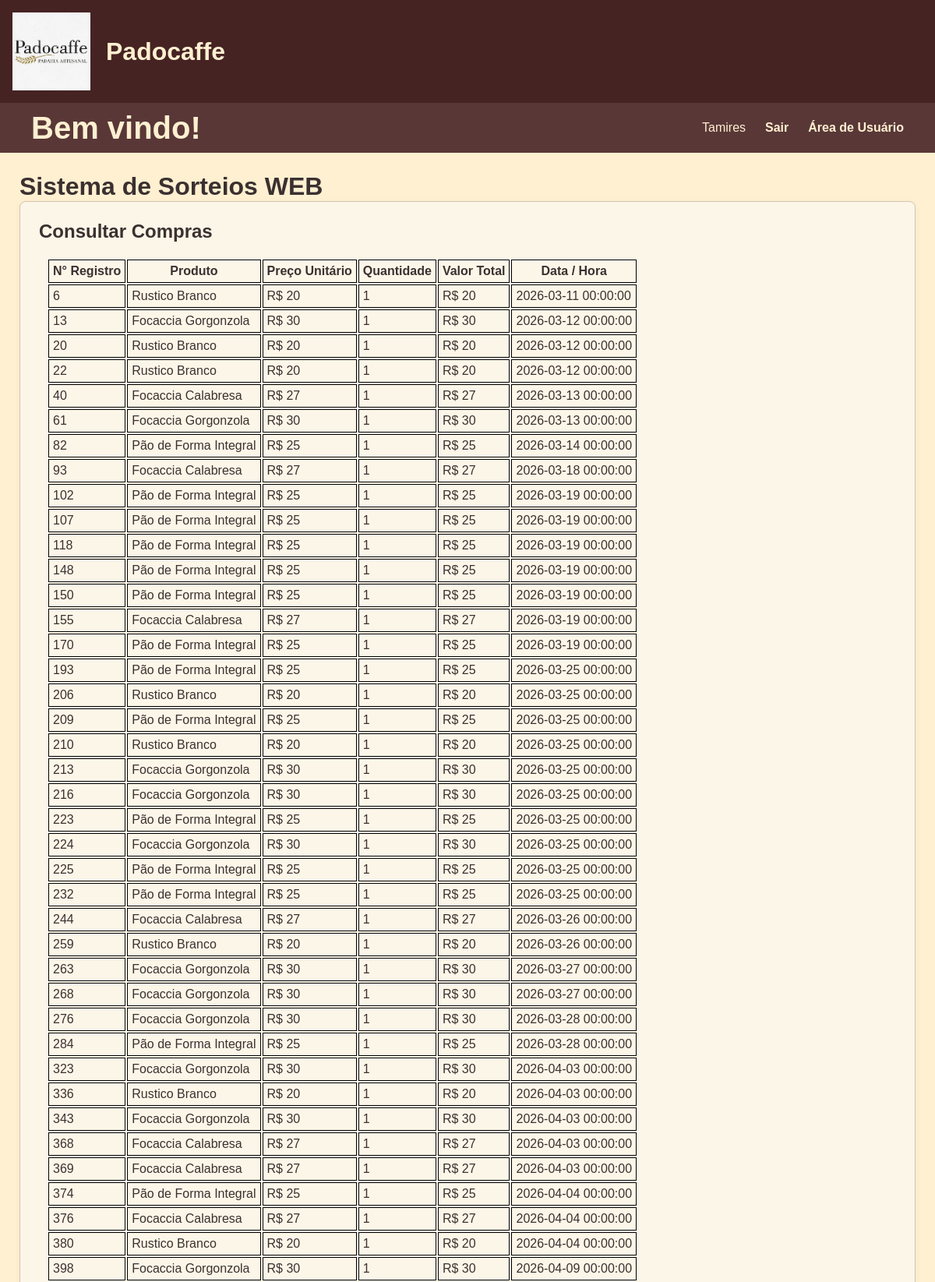
Screenshot of /consultar_compras (signed in, upper part) with the database file from the repository.
### tables this page shows
CREATE TABLE usuario (
  id_usuario INTEGER PRIMARY KEY AUTOINCREMENT,
  username TEXT UNIQUE NOT NULL,
  password TEXT NOT NULL,
  CPF INTEGER NOT NULL,
  celular INTEGER NOT NULL
);

CREATE TABLE venda (
  id_venda INTEGER PRIMARY KEY AUTOINCREMENT,
  data_venda TIMESTAMP NOT NULL,
  id_usuario INTEGER NOT NULL,
  id_produto INTEGER NOT NULL,
  preco_venda DECIMAL(10,2) NOT NULL,
  desconto_unitario DECIMAL(10,2) DEFAULT 0,
  quantidade_vendida INTEGER NOT NULL,
  FOREIGN KEY (id_usuario) REFERENCES usuario(id_usuario),
  FOREIGN KEY (id_produto) REFERENCES produto(id_produto)
);

CREATE TABLE produto (
  id_produto INTEGER PRIMARY KEY AUTOINCREMENT,
  nome TEXT UNIQUE NOT NULL,
  preco_atual DECIMAL(10,2) NOT NULL,
  ativo BOOLEAN DEFAULT 1
);

### flaskr/usuario.py (the view)
@bp.route('/consultar_compras')
@usuario_required
def consultar_compras():
    id_usuario = session["user_id"]
    db = get_db()
    compras = db.execute(
        'SELECT ' +
        ' venda.id_venda AS id_venda, ' +
        ' venda.id_usuario AS id_usuario, ' +
        ' venda.preco_venda AS preco, ' +
        ' venda.quantidade_vendida AS quantidade, ' +
        ' venda.data_venda AS data, ' +
        ' produto.nome AS produto ' +
        ' FROM venda ' +
        ' INNER JOIN produto ON venda.id_produto = produto.id_produto '+
         ' WHERE id_usuario = ?', (id_usuario,)
    ).fetchall()
    if compras:
        return render_template('usuario/consultar_compras.html',compra_encontrada=True,compras=compras)
    else:
        return render_template('usuario/consultar_compras.html',compra_encontrada=False)

### flaskr/auth.py (called while the page is built, shortened)
@bp.before_app_request
def load_logged_in_user():
    user_id = session.get("user_id")
    auth_type = session.get("auth_type")
    if user_id is None:
        g.admin = None
        g.usuario = None
    elif auth_type == "usuario":
        db = get_db()
        g.usuario = db.execute(
            "SELECT id_usuario, username, password FROM usuario WHERE id_usuario = ?",
            (user_id,)
        ).fetchone()
        g.admin = None

def usuario_required(view):
    @functools.wraps(view)
    def wrapped_view(**kwargs):
        if g.usuario is None:
            return redirect(url_for("auth.login_usuario"))
        return view(**kwargs)
    return wrapped_view

### flaskr/db.py (called while the page is built)
def get_db():
    if 'db' not in g:
        g.db = sqlite3.connect(DB_PATH)
        g.db.row_factory = sqlite3.Row
    return g.db

### flaskr/templates/usuario/consultar_compras.html (shortened to what this page needs)
{% extends 'base.html' %}
{% block content %}
    <h2 style="margin-bottom: 20px;">Consultar Compras</h2>
    <div>
        {% if compra_encontrada %}
        <table style="margin: 10px;">
            <tr>
                <th>N° Registro </th>
                <th>Produto </th>
                <th>Preço Unitário</th>
                <th>Quantidade </th>
                <th>Valor Total</th>
                <th>Data / Hora </th>
            </tr>
            {% for compra in compras %}
                <tr>
                    <td>{{compra.id_venda}}</td>
                    <td>{{compra.produto}}</td>
                    <td>R$ {{compra.preco}}</td>
                    <td>{{compra.quantidade}}</td>
                    <td>R$ {{compra.quantidade * compra.preco}}</td>
                    <td>{{compra.data}}</td>
                </tr>
            {% endfor %}
        </table>
        {% else %}
        <p style="margin: 10px;">Você ainda não fez nenhuma compra</p>
        {% endif %}
    </div>
{% endblock %}

### flaskr/templates/base.html (shortened to what this page needs)
<!doctype html>
<html lang="pt-br">
  <head>
    <link rel="stylesheet" href="{{ url_for('static', filename='style.css') }}">
  </head>
  <body>
    <header class="main-header">
        <img src="{{ url_for('static', filename='img/padocaffe imagem.jpeg') }}" alt="Logomarca da Empresa Padocaffe" style="height: 100px;">
        <h1>Padocaffe</h1>
    </header>
    <nav class="navbar">
      <h1>Bem vindo!</h1>
      <ul>
        {% if g.admin %}
            <li><span>{{ g.admin['username'] }}</span></li>
            <li><a class="navbar-item" href="{{ url_for('auth.logout_admin') }}">Sair</a></li>
            <li><a class="navbar-item" href="{{ url_for('admin.index_admin') }}">Área de Administrador</a></li>
        {% else %}
          {% if g.usuario %}
            <li><span>{{ g.usuario['username'] }}</span></li>
            <li><a class="navbar-item" href="{{ url_for('auth.logout_usuario') }}">Sair</a></li>
            <li><a class="navbar-item" href="{{ url_for('usuario.index_usuario') }}">Área de Usuário</a></li>
          {% else %}
            <li><a class="navbar-item" href="{{ url_for('auth.login_admin') }}">Área de Administrador</a></li>
            <li><a class="navbar-item" href="{{ url_for('auth.index') }}">Voltar ao Início</a></li>
          {% endif %}
        {% endif %}
      </ul>
    </nav>
    <main>
      <div style="display: flex; align-items: center; gap: 12px;">
        <h1 style="margin: 0;">Sistema de Sorteios WEB</h1>
      </div>
      <section class="content">
      {% block content %}{% endblock %}
      </section>
    </main>
  </body>
</html>

### flaskr/static/style.css (style rules this page uses)
* { margin: 0; padding: 0; box-sizing: border-box; }
body { background-color: #FFF0D1; color: #3B3030; font-family: Arial, Helvetica, sans-serif; }
a { color: #664343; text-decoration: none; }
.main-header { background-color: #462323; padding: 1rem; display: flex; align-items: center; gap: 20px; color: #FFF0D1; }
.navbar { width: 100%; height: 4rem; background-color: #593737; display: flex; justify-content: space-between; align-items: center; }
.navbar h1 { margin-left: 2.5rem; font-size: 2.5rem; color: #FFF0D1; }
.navbar ul { margin-right: 2.5rem; list-style: none; display: flex; align-items: center; gap: 25px; }
.navbar li { color: #FFF0D1; display: inline-flex; justify-content: space-evenly; }
.navbar-item { color: #FFF0D1; line-height: 50px; text-decoration: none; font-weight: bold; font-family: Arial, Helvetica, sans-serif; }
td { border: 1px solid black; margin: 0px; padding: 5px; }
th { border: 1px solid black; margin: 0px; padding: 5px; }
main { padding: 25px; }
.content { background-color: #fcf6e8; padding: 1.5rem; border: 1px solid #d3c5b4; border-radius: 8px; box-shadow: 0 2px 8px rgba(0,0,0,0.05); }
.content:last-child { margin-bottom: 0; }

### rows the page displays
usuario: usuario.username "Tamires"
venda: id_venda "6", produto "Rustico Branco", preco "20", quantidade "1", compra.quantidade*compra.preco "20", data "2026-03-11 00:00:00"
venda: id_venda "13", produto "Focaccia Gorgonzola", preco "30", quantidade "1", compra.quantidade*compra.preco "30", data "2026-03-12 00:00:00"
venda: id_venda "20", produto "Rustico Branco", preco "20", quantidade "1", compra.quantidade*compra.preco "20", data "2026-03-12 00:00:00"
venda: id_venda "22", produto "Rustico Branco", preco "20", quantidade "1", compra.quantidade*compra.preco "20", data "2026-03-12 00:00:00"
venda: id_venda "40", produto "Focaccia Calabresa", preco "27", quantidade "1", compra.quantidade*compra.preco "27", data "2026-03-13 00:00:00"
venda: id_venda "61", produto "Focaccia Gorgonzola", preco "30", quantidade "1", compra.quantidade*compra.preco "30", data "2026-03-13 00:00:00"
venda: id_venda "82", produto "Pão de Forma Integral", preco "25", quantidade "1", compra.quantidade*compra.preco "25", data "2026-03-14 00:00:00"
venda: id_venda "93", produto "Focaccia Calabresa", preco "27", quantidade "1", compra.quantidade*compra.preco "27", data "2026-03-18 00:00:00"
venda: id_venda "102", produto "Pão de Forma Integral", preco "25", quantidade "1", compra.quantidade*compra.preco "25", data "2026-03-19 00:00:00"
venda: id_venda "107", produto "Pão de Forma Integral", preco "25", quantidade "1", compra.quantidade*compra.preco "25", data "2026-03-19 00:00:00"
venda: id_venda "118", produto "Pão de Forma Integral", preco "25", quantidade "1", compra.quantidade*compra.preco "25", data "2026-03-19 00:00:00"
venda: id_venda "148", produto "Pão de Forma Integral", preco "25", quantidade "1", compra.quantidade*compra.preco "25", data "2026-03-19 00:00:00"
venda: id_venda "150", produto "Pão de Forma Integral", preco "25", quantidade "1", compra.quantidade*compra.preco "25", data "2026-03-19 00:00:00"
venda: id_venda "155", produto "Focaccia Calabresa", preco "27", quantidade "1", compra.quantidade*compra.preco "27", data "2026-03-19 00:00:00"
venda: id_venda "170", produto "Pão de Forma Integral", preco "25", quantidade "1", compra.quantidade*compra.preco "25", data "2026-03-19 00:00:00"
venda: id_venda "193", produto "Pão de Forma Integral", preco "25", quantidade "1", compra.quantidade*compra.preco "25", data "2026-03-25 00:00:00"
venda: id_venda "206", produto "Rustico Branco", preco "20", quantidade "1", compra.quantidade*compra.preco "20", data "2026-03-25 00:00:00"
venda: id_venda "209", produto "Pão de Forma Integral", preco "25", quantidade "1", compra.quantidade*compra.preco "25", data "2026-03-25 00:00:00"
venda: id_venda "210", produto "Rustico Branco", preco "20", quantidade "1", compra.quantidade*compra.preco "20", data "2026-03-25 00:00:00"
venda: id_venda "213", produto "Focaccia Gorgonzola", preco "30", quantidade "1", compra.quantidade*compra.preco "30", data "2026-03-25 00:00:00"
venda: id_venda "216", produto "Focaccia Gorgonzola", preco "30", quantidade "1", compra.quantidade*compra.preco "30", data "2026-03-25 00:00:00"
venda: id_venda "223", produto "Pão de Forma Integral", preco "25", quantidade "1", compra.quantidade*compra.preco "25", data "2026-03-25 00:00:00"
venda: id_venda "224", produto "Focaccia Gorgonzola", preco "30", quantidade "1", compra.quantidade*compra.preco "30", data "2026-03-25 00:00:00"
venda: id_venda "225", produto "Pão de Forma Integral", preco "25", quantidade "1", compra.quantidade*compra.preco "25", data "2026-03-25 00:00:00"
venda: id_venda "232", produto "Pão de Forma Integral", preco "25", quantidade "1", compra.quantidade*compra.preco "25", data "2026-03-25 00:00:00"
venda: id_venda "244", produto "Focaccia Calabresa", preco "27", quantidade "1", compra.quantidade*compra.preco "27", data "2026-03-26 00:00:00"
venda: id_venda "259", produto "Rustico Branco", preco "20", quantidade "1", compra.quantidade*compra.preco "20", data "2026-03-26 00:00:00"
venda: id_venda "263", produto "Focaccia Gorgonzola", preco "30", quantidade "1", compra.quantidade*compra.preco "30", data "2026-03-27 00:00:00"
venda: id_venda "268", produto "Focaccia Gorgonzola", preco "30", quantidade "1", compra.quantidade*compra.preco "30", data "2026-03-27 00:00:00"
venda: id_venda "276", produto "Focaccia Gorgonzola", preco "30", quantidade "1", compra.quantidade*compra.preco "30", data "2026-03-28 00:00:00"
venda: id_venda "284", produto "Pão de Forma Integral", preco "25", quantidade "1", compra.quantidade*compra.preco "25", data "2026-03-28 00:00:00"
venda: id_venda "323", produto "Focaccia Gorgonzola", preco "30", quantidade "1", compra.quantidade*compra.preco "30", data "2026-04-03 00:00:00"
venda: id_venda "336", produto "Rustico Branco", preco "20", quantidade "1", compra.quantidade*compra.preco "20", data "2026-04-03 00:00:00"
venda: id_venda "343", produto "Focaccia Gorgonzola", preco "30", quantidade "1", compra.quantidade*compra.preco "30", data "2026-04-03 00:00:00"
venda: id_venda "368", produto "Focaccia Calabresa", preco "27", quantidade "1", compra.quantidade*compra.preco "27", data "2026-04-03 00:00:00"
venda: id_venda "369", produto "Focaccia Calabresa", preco "27", quantidade "1", compra.quantidade*compra.preco "27", data "2026-04-03 00:00:00"
venda: id_venda "374", produto "Pão de Forma Integral", preco "25", quantidade "1", compra.quantidade*compra.preco "25", data "2026-04-04 00:00:00"
venda: id_venda "376", produto "Focaccia Calabresa", preco "27", quantidade "1", compra.quantidade*compra.preco "27", data "2026-04-04 00:00:00"
venda: id_venda "380", produto "Rustico Branco", preco "20", quantidade "1", compra.quantidade*compra.preco "20", data "2026-04-04 00:00:00"
venda: id_venda "398", produto "Focaccia Gorgonzola", preco "30", quantidade "1", compra.quantidade*compra.preco "30", data "2026-04-09 00:00:00"
